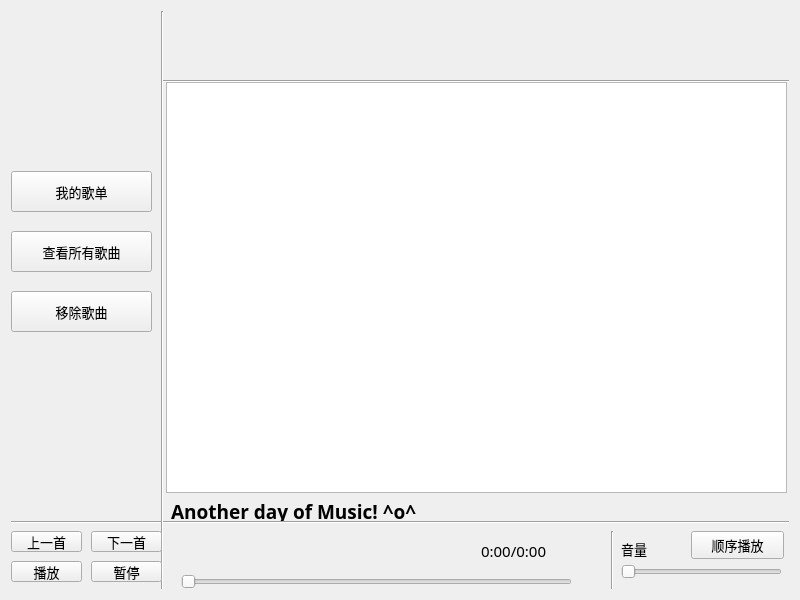
<?xml version="1.0" encoding="UTF-8"?>
<ui version="4.0">
 <class>Widget</class>
 <widget class="QWidget" name="Widget">
  <property name="geometry">
   <rect>
    <x>0</x>
    <y>0</y>
    <width>800</width>
    <height>600</height>
   </rect>
  </property>
  <property name="windowTitle">
   <string>Widget</string>
  </property>
  <layout class="QGridLayout" name="gridLayout">
   <item row="0" column="0">
    <widget class="QStackedWidget" name="stackedWidget">
     <widget class="QWidget" name="page">
      <widget class="Line" name="line">
       <property name="geometry">
        <rect>
         <x>150</x>
         <y>60</y>
         <width>720</width>
         <height>20</height>
        </rect>
       </property>
       <property name="orientation">
        <enum>Qt::Horizontal</enum>
       </property>
      </widget>
      <widget class="Line" name="line_2">
       <property name="geometry">
        <rect>
         <x>0</x>
         <y>510</y>
         <width>800</width>
         <height>3</height>
        </rect>
       </property>
       <property name="orientation">
        <enum>Qt::Horizontal</enum>
       </property>
      </widget>
      <widget class="Line" name="line_3">
       <property name="geometry">
        <rect>
         <x>600</x>
         <y>520</y>
         <width>3</width>
         <height>80</height>
        </rect>
       </property>
       <property name="orientation">
        <enum>Qt::Vertical</enum>
       </property>
      </widget>
      <widget class="Line" name="line_4">
       <property name="geometry">
        <rect>
         <x>150</x>
         <y>0</y>
         <width>3</width>
         <height>600</height>
        </rect>
       </property>
       <property name="orientation">
        <enum>Qt::Vertical</enum>
       </property>
      </widget>
      <widget class="QListWidget" name="listWidget_songlist">
       <property name="geometry">
        <rect>
         <x>155</x>
         <y>71</y>
         <width>621</width>
         <height>411</height>
        </rect>
       </property>
       <property name="font">
        <font>
         <family>隶书</family>
         <pointsize>12</pointsize>
        </font>
       </property>
      </widget>
      <widget class="QPushButton" name="pushButton_mylist">
       <property name="geometry">
        <rect>
         <x>0</x>
         <y>160</y>
         <width>141</width>
         <height>41</height>
        </rect>
       </property>
       <property name="font">
        <font>
         <family>楷体</family>
         <pointsize>10</pointsize>
        </font>
       </property>
       <property name="text">
        <string>我的歌单</string>
       </property>
      </widget>
      <widget class="QPushButton" name="pushButton_displayallmusic">
       <property name="geometry">
        <rect>
         <x>0</x>
         <y>220</y>
         <width>141</width>
         <height>41</height>
        </rect>
       </property>
       <property name="font">
        <font>
         <family>楷体</family>
         <pointsize>10</pointsize>
        </font>
       </property>
       <property name="text">
        <string>查看所有歌曲</string>
       </property>
      </widget>
      <widget class="QPushButton" name="pushButton_play">
       <property name="geometry">
        <rect>
         <x>0</x>
         <y>550</y>
         <width>71</width>
         <height>21</height>
        </rect>
       </property>
       <property name="font">
        <font>
         <family>楷体</family>
         <pointsize>10</pointsize>
        </font>
       </property>
       <property name="text">
        <string>播放</string>
       </property>
      </widget>
      <widget class="QPushButton" name="pushButton_lastsong">
       <property name="geometry">
        <rect>
         <x>0</x>
         <y>520</y>
         <width>71</width>
         <height>21</height>
        </rect>
       </property>
       <property name="font">
        <font>
         <family>楷体</family>
         <pointsize>10</pointsize>
        </font>
       </property>
       <property name="text">
        <string>上一首</string>
       </property>
      </widget>
      <widget class="QPushButton" name="pushButton_pause">
       <property name="geometry">
        <rect>
         <x>80</x>
         <y>550</y>
         <width>71</width>
         <height>21</height>
        </rect>
       </property>
       <property name="font">
        <font>
         <family>楷体</family>
         <pointsize>10</pointsize>
        </font>
       </property>
       <property name="text">
        <string>暂停</string>
       </property>
      </widget>
      <widget class="QPushButton" name="pushButton_nextsong">
       <property name="geometry">
        <rect>
         <x>80</x>
         <y>520</y>
         <width>71</width>
         <height>21</height>
        </rect>
       </property>
       <property name="font">
        <font>
         <family>楷体</family>
         <pointsize>10</pointsize>
        </font>
       </property>
       <property name="text">
        <string>下一首</string>
       </property>
      </widget>
      <widget class="QLabel" name="label_songtime">
       <property name="geometry">
        <rect>
         <x>470</x>
         <y>530</y>
         <width>101</width>
         <height>20</height>
        </rect>
       </property>
       <property name="font">
        <font>
         <family>黑体</family>
         <pointsize>11</pointsize>
        </font>
       </property>
       <property name="text">
        <string>0:00/0:00</string>
       </property>
      </widget>
      <widget class="QSlider" name="horizontalSlider_volumn">
       <property name="geometry">
        <rect>
         <x>610</x>
         <y>550</y>
         <width>161</width>
         <height>22</height>
        </rect>
       </property>
       <property name="orientation">
        <enum>Qt::Horizontal</enum>
       </property>
      </widget>
      <widget class="QPushButton" name="pushButton_playmode">
       <property name="geometry">
        <rect>
         <x>680</x>
         <y>520</y>
         <width>93</width>
         <height>28</height>
        </rect>
       </property>
       <property name="font">
        <font>
         <family>楷体</family>
         <pointsize>10</pointsize>
        </font>
       </property>
       <property name="text">
        <string>顺序播放</string>
       </property>
      </widget>
      <widget class="QLabel" name="label">
       <property name="geometry">
        <rect>
         <x>610</x>
         <y>530</y>
         <width>51</width>
         <height>16</height>
        </rect>
       </property>
       <property name="font">
        <font>
         <family>黑体</family>
         <pointsize>10</pointsize>
        </font>
       </property>
       <property name="text">
        <string>音量</string>
       </property>
      </widget>
      <widget class="QLabel" name="label_curpiece">
       <property name="geometry">
        <rect>
         <x>160</x>
         <y>490</y>
         <width>621</width>
         <height>20</height>
        </rect>
       </property>
       <property name="font">
        <font>
         <family>Segoe Script</family>
         <pointsize>14</pointsize>
         <weight>75</weight>
         <bold>true</bold>
        </font>
       </property>
       <property name="text">
        <string>Another day of Music! ^o^</string>
       </property>
      </widget>
      <widget class="QPushButton" name="pushButton_deletesong">
       <property name="geometry">
        <rect>
         <x>0</x>
         <y>280</y>
         <width>141</width>
         <height>41</height>
        </rect>
       </property>
       <property name="font">
        <font>
         <family>楷体</family>
         <pointsize>10</pointsize>
        </font>
       </property>
       <property name="text">
        <string>移除歌曲</string>
       </property>
      </widget>
      <widget class="QSlider" name="horizontalSlider_timebar">
       <property name="geometry">
        <rect>
         <x>170</x>
         <y>560</y>
         <width>391</width>
         <height>22</height>
        </rect>
       </property>
       <property name="orientation">
        <enum>Qt::Horizontal</enum>
       </property>
      </widget>
     </widget>
     <widget class="QWidget" name="page_2"/>
    </widget>
   </item>
  </layout>
 </widget>
 <resources/>
 <connections/>
</ui>
